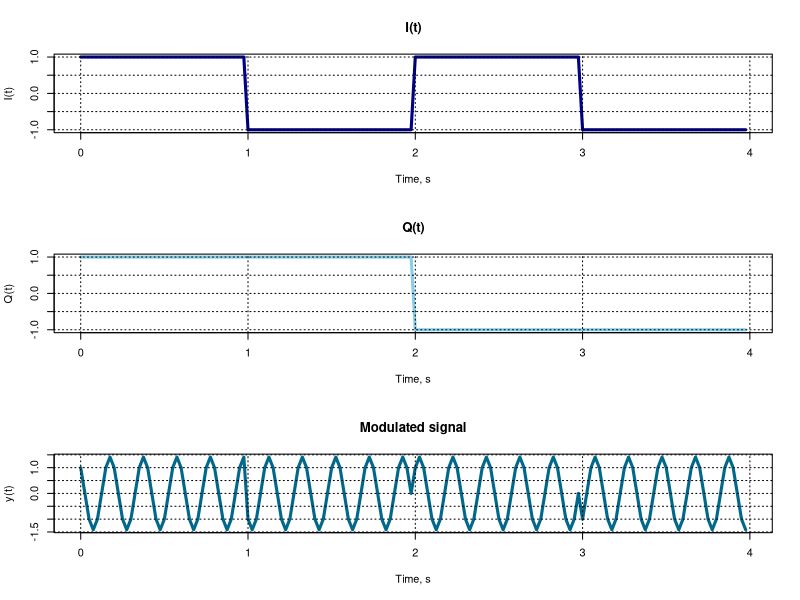
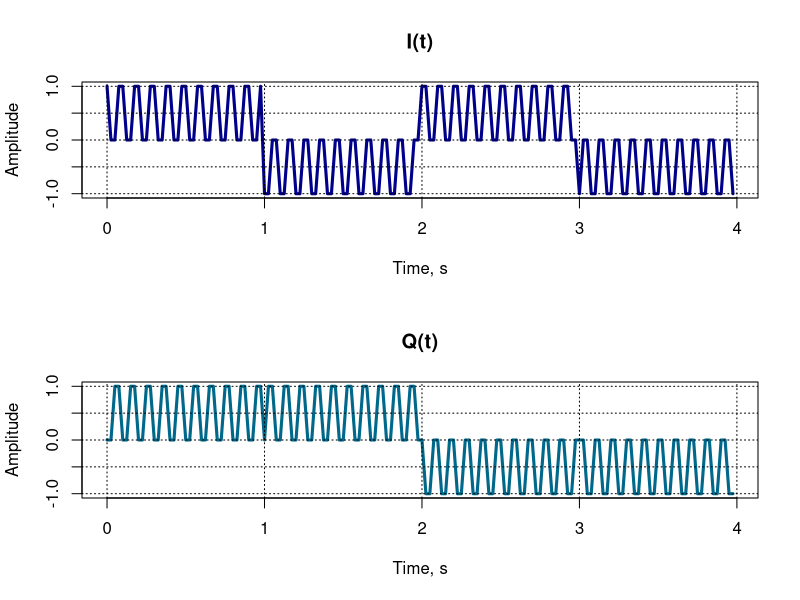
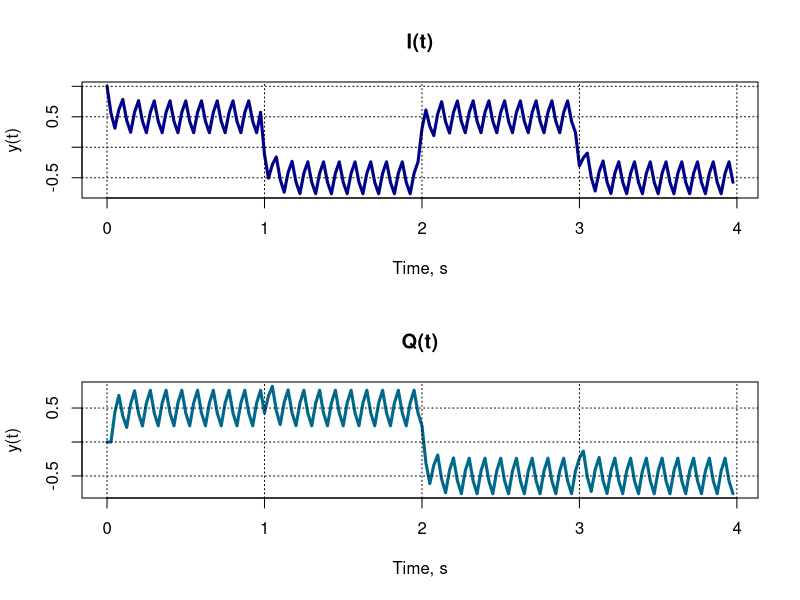

These figures' R source, in order:
t<-c(seq(0, 0.975, 0.025), 
	 seq(1, 1.975, 0.025),
	 seq(2, 2.975, 0.025),
	 seq(3, 3.975, 0.025));
#print(length(t));
i<-c(rep(1, 40), 
	rep(-1, 40), 
	rep(1, 40), 
	rep(-1, 40));
#print(length(i));
q<-c(rep(1, 40), 
	rep(1, 40), 
	rep(-1, 40), 
	rep(-1, 40));
#print(length(q));
#q<-c(1, 1, 1, 1, 1, 1, 1, 1, 1, 1, 1, 1, 1, 1, 1, 1, 1, 1, 1, 1, 1,
#	 1, 1, 1, 1, 1, 1, 1, 1, 1, 1, 1, 1, 1, 1, 1, 1, 1, 1, 1, 1, 1,
#     -1, -1, -1, -1, -1, -1, -1, -1, -1, -1, -1, -1, -1, -1, -1, -1, -1, -1, -1, -1, -1,
#     -1, -1, -1, -1, -1, -1, -1, -1, -1, -1, -1, -1, -1, -1, -1, -1, -1, -1, -1, -1, -1);
f<-5;
pdf("qpsk.pdf");
par(mfrow=c(3,1));
plot(t, i, col="dark blue", main="I(t)", ylab="I(t)", xlab="Time, s", type="l", lwd=3);
grid(col="black");
plot(t, q, col="skyblue", main="Q(t)", ylab="Q(t)", xlab="Time, s", type="l", lwd=3);
grid(col="black");
#plot(t, q, col="skyblue", main="", ylab="Q(t)", xlab="Time, s");
yt = i*cos(2*pi*f*t) - q*sin(2*pi*f*t);
plot(t, yt, main="Modulated signal", xlab="Time, s", ylab="y(t)", type="l", lwd=3, col="deepskyblue4");
grid(col="black")
dev.off();

pdf("qpsk_demod.pdf");
par(mfrow=c(2,1));
plot(t, yt * cos(2*pi*f*t), col="dark blue", lwd=3, main="I(t)", xlab="Time, s", ylab="Amplitude", type="l");
grid(col="black");
plot(t, -yt * sin(2*pi*f*t), col="deepskyblue4", lwd=3, main="Q(t)", xlab="Time, s", ylab="Amplitude", type="l"); 
grid(col="black");
#plot(t, -1 - sqrt(2) * sin(2*pi*f*t) * sin(2*pi*f*t + 3*pi/4), col="deepskyblue4", lwd=3, main="I(t)", xlab="Time, s", ylab="Amplitude", type="l"); 
#grid(col="black");
#plot(t, 1 - sqrt(2) * cos(2*pi*f*t) * sin(2*pi*f*t + 3*pi/4), col="deepskyblue4", lwd=3, main="Q(t)", xlab="Time, s", ylab="Amplitude", type="l"); 
#grid(col="black");
dev.off()

#alpha <- 0.1;
alpha <- (2*pi*1/40.0*f)/(2*pi*1/40.0*f+1);
print(paste("Alpha:", alpha));
pdf("qpsk_demod_lowpass.pdf");
par(mfrow=c(2,1));
# Demodulation 
zt <- yt * cos(2*pi*f*t);
# Exponentially weighted moving average:
# We need to smooth out high frequency component of the signal
r <- c();
c = 1;
for (s in zt) {
	if (c==1) {
		r[c] <- s; 
	} else {
		r[c] <- alpha * s + (1-alpha) * r[c-1]; 
	}
	c <- c + 1;
}
plot(t, r, col="dark blue", lwd=3, main="I(t)", xlab="Time, s", ylab="y(t)", type="l");
grid(col="black");
# Demodulation
zt <- -yt * sin(2*pi*f*t);
# Exponentially weighted moving average:
# We need to smooth out high frequency component of the signal
r <- c();
c = 1;
for (s in zt) {
	if (c==1) {
		r[c] <- s; 
	} else {
		r[c] <- alpha * s + (1-alpha) * r[c-1]; 
	}
	c <- c + 1;
}
plot(t, r, col="deepskyblue4", lwd=3, main="Q(t)", xlab="Time, s", ylab="y(t)", type="l");
grid(col="black");
dev.off();
